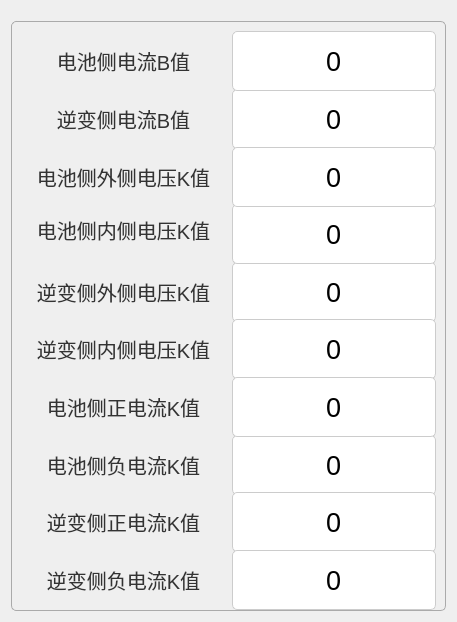
<?xml version="1.0" encoding="UTF-8"?>
<ui version="4.0">
 <class>TFormCali</class>
 <widget class="QWidget" name="TFormCali">
  <property name="geometry">
   <rect>
    <x>0</x>
    <y>0</y>
    <width>457</width>
    <height>622</height>
   </rect>
  </property>
  <property name="windowTitle">
   <string>Form</string>
  </property>
  <layout class="QGridLayout" name="gridLayout_3">
   <item row="0" column="0">
    <widget class="QGroupBox" name="groupBox_2">
     <property name="minimumSize">
      <size>
       <width>0</width>
       <height>30</height>
      </size>
     </property>
     <property name="styleSheet">
      <string notr="true">/* QGroupBox 样式 */
QGroupBox {
    border: 1px solid #aaa;
    border-radius: 5px;
    margin-top: 10px;
}</string>
     </property>
     <property name="title">
      <string/>
     </property>
     <layout class="QGridLayout" name="gridLayout_2">
      <item row="4" column="0">
       <layout class="QHBoxLayout" name="horizontalLayout_11" stretch="1,1">
        <item>
         <widget class="QLabel" name="label_23">
          <property name="minimumSize">
           <size>
            <width>0</width>
            <height>60</height>
           </size>
          </property>
          <property name="font">
           <font>
            <family>Microsoft YaHei UI</family>
            <pointsize>-1</pointsize>
           </font>
          </property>
          <property name="styleSheet">
           <string notr="true">/* QLabel 样式 */
QLabel {
    padding: 2px;
    font-size: 20px;
    color: #333;
}</string>
          </property>
          <property name="text">
           <string>逆变侧外侧电压K值</string>
          </property>
          <property name="alignment">
           <set>Qt::AlignCenter</set>
          </property>
         </widget>
        </item>
        <item>
         <widget class="MyLineEdit" name="h17167">
          <property name="enabled">
           <bool>true</bool>
          </property>
          <property name="minimumSize">
           <size>
            <width>0</width>
            <height>60</height>
           </size>
          </property>
          <property name="font">
           <font>
            <pointsize>20</pointsize>
           </font>
          </property>
          <property name="styleSheet">
           <string notr="true">QLineEdit {
    padding: 3px;
    border: 1px solid #ccc;
    border-radius: 5px;
    background-color: white; /* 启用状态背景色为白色 */
    selection-background-color: darkgray;
}

QLineEdit:disabled {
    background-color: #e0e0e0; /* 禁用状态背景色为浅灰色 */
    border: 1px solid #aaa;    /* 禁用状态边框颜色 */
    color: #888;              /* 禁用状态字体颜色 */
}
</string>
          </property>
          <property name="text">
           <string>0</string>
          </property>
          <property name="alignment">
           <set>Qt::AlignCenter</set>
          </property>
          <property name="readOnly">
           <bool>true</bool>
          </property>
         </widget>
        </item>
       </layout>
      </item>
      <item row="1" column="0">
       <layout class="QHBoxLayout" name="horizontalLayout_12" stretch="1,1">
        <item>
         <widget class="QLabel" name="label_25">
          <property name="minimumSize">
           <size>
            <width>0</width>
            <height>60</height>
           </size>
          </property>
          <property name="font">
           <font>
            <family>Microsoft YaHei UI</family>
            <pointsize>-1</pointsize>
           </font>
          </property>
          <property name="styleSheet">
           <string notr="true">/* QLabel 样式 */
QLabel {
    padding: 2px;
    font-size: 20px;
    color: #333;
}</string>
          </property>
          <property name="text">
           <string>逆变侧电流B值</string>
          </property>
          <property name="alignment">
           <set>Qt::AlignCenter</set>
          </property>
         </widget>
        </item>
        <item>
         <widget class="MyLineEdit" name="h17174">
          <property name="enabled">
           <bool>true</bool>
          </property>
          <property name="minimumSize">
           <size>
            <width>0</width>
            <height>60</height>
           </size>
          </property>
          <property name="font">
           <font>
            <pointsize>20</pointsize>
           </font>
          </property>
          <property name="styleSheet">
           <string notr="true">QLineEdit {
    padding: 3px;
    border: 1px solid #ccc;
    border-radius: 5px;
    background-color: white; /* 启用状态背景色为白色 */
    selection-background-color: darkgray;
}

QLineEdit:disabled {
    background-color: #e0e0e0; /* 禁用状态背景色为浅灰色 */
    border: 1px solid #aaa;    /* 禁用状态边框颜色 */
    color: #888;              /* 禁用状态字体颜色 */
}
</string>
          </property>
          <property name="text">
           <string>0</string>
          </property>
          <property name="alignment">
           <set>Qt::AlignCenter</set>
          </property>
          <property name="readOnly">
           <bool>true</bool>
          </property>
         </widget>
        </item>
       </layout>
      </item>
      <item row="3" column="0">
       <layout class="QHBoxLayout" name="horizontalLayout_13" stretch="1,1">
        <item>
         <widget class="QLabel" name="label_27">
          <property name="minimumSize">
           <size>
            <width>0</width>
            <height>40</height>
           </size>
          </property>
          <property name="font">
           <font>
            <family>Microsoft YaHei UI</family>
            <pointsize>-1</pointsize>
           </font>
          </property>
          <property name="styleSheet">
           <string notr="true">/* QLabel 样式 */
QLabel {
    padding: 2px;
    font-size: 20px;
    color: #333;
}</string>
          </property>
          <property name="text">
           <string>电池侧内侧电压K值</string>
          </property>
          <property name="alignment">
           <set>Qt::AlignCenter</set>
          </property>
         </widget>
        </item>
        <item>
         <widget class="MyLineEdit" name="h17166">
          <property name="enabled">
           <bool>true</bool>
          </property>
          <property name="minimumSize">
           <size>
            <width>0</width>
            <height>60</height>
           </size>
          </property>
          <property name="font">
           <font>
            <pointsize>20</pointsize>
           </font>
          </property>
          <property name="styleSheet">
           <string notr="true">QLineEdit {
    padding: 3px;
    border: 1px solid #ccc;
    border-radius: 5px;
    background-color: white; /* 启用状态背景色为白色 */
    selection-background-color: darkgray;
}

QLineEdit:disabled {
    background-color: #e0e0e0; /* 禁用状态背景色为浅灰色 */
    border: 1px solid #aaa;    /* 禁用状态边框颜色 */
    color: #888;              /* 禁用状态字体颜色 */
}
</string>
          </property>
          <property name="text">
           <string>0</string>
          </property>
          <property name="alignment">
           <set>Qt::AlignCenter</set>
          </property>
          <property name="readOnly">
           <bool>true</bool>
          </property>
         </widget>
        </item>
       </layout>
      </item>
      <item row="7" column="0">
       <layout class="QHBoxLayout" name="horizontalLayout_14" stretch="1,1">
        <item>
         <widget class="QLabel" name="label_29">
          <property name="minimumSize">
           <size>
            <width>0</width>
            <height>60</height>
           </size>
          </property>
          <property name="font">
           <font>
            <family>Microsoft YaHei UI</family>
            <pointsize>-1</pointsize>
           </font>
          </property>
          <property name="styleSheet">
           <string notr="true">/* QLabel 样式 */
QLabel {
    padding: 2px;
    font-size: 20px;
    color: #333;
}</string>
          </property>
          <property name="text">
           <string>电池侧负电流K值</string>
          </property>
          <property name="alignment">
           <set>Qt::AlignCenter</set>
          </property>
         </widget>
        </item>
        <item>
         <widget class="MyLineEdit" name="h17170">
          <property name="enabled">
           <bool>true</bool>
          </property>
          <property name="minimumSize">
           <size>
            <width>0</width>
            <height>60</height>
           </size>
          </property>
          <property name="font">
           <font>
            <pointsize>20</pointsize>
           </font>
          </property>
          <property name="styleSheet">
           <string notr="true">QLineEdit {
    padding: 3px;
    border: 1px solid #ccc;
    border-radius: 5px;
    background-color: white; /* 启用状态背景色为白色 */
    selection-background-color: darkgray;
}

QLineEdit:disabled {
    background-color: #e0e0e0; /* 禁用状态背景色为浅灰色 */
    border: 1px solid #aaa;    /* 禁用状态边框颜色 */
    color: #888;              /* 禁用状态字体颜色 */
}
</string>
          </property>
          <property name="text">
           <string>0</string>
          </property>
          <property name="alignment">
           <set>Qt::AlignCenter</set>
          </property>
          <property name="readOnly">
           <bool>true</bool>
          </property>
         </widget>
        </item>
       </layout>
      </item>
      <item row="2" column="0">
       <layout class="QHBoxLayout" name="horizontalLayout_15" stretch="1,1">
        <item>
         <widget class="QLabel" name="label_31">
          <property name="minimumSize">
           <size>
            <width>0</width>
            <height>60</height>
           </size>
          </property>
          <property name="font">
           <font>
            <family>Microsoft YaHei UI</family>
            <pointsize>-1</pointsize>
           </font>
          </property>
          <property name="styleSheet">
           <string notr="true">/* QLabel 样式 */
QLabel {
    padding: 2px;
    font-size: 20px;
    color: #333;
}</string>
          </property>
          <property name="text">
           <string>电池侧外侧电压K值</string>
          </property>
          <property name="alignment">
           <set>Qt::AlignCenter</set>
          </property>
         </widget>
        </item>
        <item>
         <widget class="MyLineEdit" name="h17165">
          <property name="enabled">
           <bool>true</bool>
          </property>
          <property name="minimumSize">
           <size>
            <width>0</width>
            <height>60</height>
           </size>
          </property>
          <property name="font">
           <font>
            <pointsize>20</pointsize>
           </font>
          </property>
          <property name="styleSheet">
           <string notr="true">QLineEdit {
    padding: 3px;
    border: 1px solid #ccc;
    border-radius: 5px;
    background-color: white; /* 启用状态背景色为白色 */
    selection-background-color: darkgray;
}

QLineEdit:disabled {
    background-color: #e0e0e0; /* 禁用状态背景色为浅灰色 */
    border: 1px solid #aaa;    /* 禁用状态边框颜色 */
    color: #888;              /* 禁用状态字体颜色 */
}
</string>
          </property>
          <property name="text">
           <string>0</string>
          </property>
          <property name="alignment">
           <set>Qt::AlignCenter</set>
          </property>
          <property name="readOnly">
           <bool>true</bool>
          </property>
         </widget>
        </item>
       </layout>
      </item>
      <item row="0" column="0">
       <layout class="QHBoxLayout" name="horizontalLayout_16" stretch="1,1">
        <item>
         <widget class="QLabel" name="label_33">
          <property name="minimumSize">
           <size>
            <width>0</width>
            <height>60</height>
           </size>
          </property>
          <property name="font">
           <font>
            <family>Microsoft YaHei UI</family>
            <pointsize>-1</pointsize>
           </font>
          </property>
          <property name="styleSheet">
           <string notr="true">/* QLabel 样式 */
QLabel {
    padding: 2px;
    font-size: 20px;
    color: #333;
}</string>
          </property>
          <property name="text">
           <string>电池侧电流B值</string>
          </property>
          <property name="alignment">
           <set>Qt::AlignCenter</set>
          </property>
         </widget>
        </item>
        <item>
         <widget class="MyLineEdit" name="h17173">
          <property name="enabled">
           <bool>true</bool>
          </property>
          <property name="minimumSize">
           <size>
            <width>0</width>
            <height>60</height>
           </size>
          </property>
          <property name="font">
           <font>
            <pointsize>20</pointsize>
           </font>
          </property>
          <property name="styleSheet">
           <string notr="true">QLineEdit {
    padding: 3px;
    border: 1px solid #ccc;
    border-radius: 5px;
    background-color: white; /* 启用状态背景色为白色 */
    selection-background-color: darkgray;
}

QLineEdit:disabled {
    background-color: #e0e0e0; /* 禁用状态背景色为浅灰色 */
    border: 1px solid #aaa;    /* 禁用状态边框颜色 */
    color: #888;              /* 禁用状态字体颜色 */
}
</string>
          </property>
          <property name="text">
           <string>0</string>
          </property>
          <property name="alignment">
           <set>Qt::AlignCenter</set>
          </property>
          <property name="readOnly">
           <bool>true</bool>
          </property>
         </widget>
        </item>
       </layout>
      </item>
      <item row="8" column="0">
       <layout class="QHBoxLayout" name="horizontalLayout_17" stretch="1,1">
        <item>
         <widget class="QLabel" name="label_35">
          <property name="minimumSize">
           <size>
            <width>0</width>
            <height>60</height>
           </size>
          </property>
          <property name="font">
           <font>
            <family>Microsoft YaHei UI</family>
            <pointsize>-1</pointsize>
           </font>
          </property>
          <property name="styleSheet">
           <string notr="true">/* QLabel 样式 */
QLabel {
    padding: 2px;
    font-size: 20px;
    color: #333;
}</string>
          </property>
          <property name="text">
           <string>逆变侧正电流K值</string>
          </property>
          <property name="alignment">
           <set>Qt::AlignCenter</set>
          </property>
         </widget>
        </item>
        <item>
         <widget class="MyLineEdit" name="h17171">
          <property name="enabled">
           <bool>true</bool>
          </property>
          <property name="minimumSize">
           <size>
            <width>0</width>
            <height>60</height>
           </size>
          </property>
          <property name="font">
           <font>
            <pointsize>20</pointsize>
           </font>
          </property>
          <property name="styleSheet">
           <string notr="true">QLineEdit {
    padding: 3px;
    border: 1px solid #ccc;
    border-radius: 5px;
    background-color: white; /* 启用状态背景色为白色 */
    selection-background-color: darkgray;
}

QLineEdit:disabled {
    background-color: #e0e0e0; /* 禁用状态背景色为浅灰色 */
    border: 1px solid #aaa;    /* 禁用状态边框颜色 */
    color: #888;              /* 禁用状态字体颜色 */
}
</string>
          </property>
          <property name="text">
           <string>0</string>
          </property>
          <property name="alignment">
           <set>Qt::AlignCenter</set>
          </property>
          <property name="readOnly">
           <bool>true</bool>
          </property>
         </widget>
        </item>
       </layout>
      </item>
      <item row="5" column="0">
       <layout class="QHBoxLayout" name="horizontalLayout_18" stretch="1,1">
        <item>
         <widget class="QLabel" name="label_37">
          <property name="minimumSize">
           <size>
            <width>0</width>
            <height>60</height>
           </size>
          </property>
          <property name="font">
           <font>
            <family>Microsoft YaHei UI</family>
            <pointsize>-1</pointsize>
           </font>
          </property>
          <property name="styleSheet">
           <string notr="true">/* QLabel 样式 */
QLabel {
    padding: 2px;
    font-size: 20px;
    color: #333;
}</string>
          </property>
          <property name="text">
           <string>逆变侧内侧电压K值</string>
          </property>
          <property name="alignment">
           <set>Qt::AlignCenter</set>
          </property>
         </widget>
        </item>
        <item>
         <widget class="MyLineEdit" name="h17168">
          <property name="enabled">
           <bool>true</bool>
          </property>
          <property name="minimumSize">
           <size>
            <width>0</width>
            <height>60</height>
           </size>
          </property>
          <property name="font">
           <font>
            <pointsize>20</pointsize>
           </font>
          </property>
          <property name="styleSheet">
           <string notr="true">QLineEdit {
    padding: 3px;
    border: 1px solid #ccc;
    border-radius: 5px;
    background-color: white; /* 启用状态背景色为白色 */
    selection-background-color: darkgray;
}

QLineEdit:disabled {
    background-color: #e0e0e0; /* 禁用状态背景色为浅灰色 */
    border: 1px solid #aaa;    /* 禁用状态边框颜色 */
    color: #888;              /* 禁用状态字体颜色 */
}
</string>
          </property>
          <property name="text">
           <string>0</string>
          </property>
          <property name="alignment">
           <set>Qt::AlignCenter</set>
          </property>
          <property name="readOnly">
           <bool>true</bool>
          </property>
         </widget>
        </item>
       </layout>
      </item>
      <item row="9" column="0">
       <layout class="QHBoxLayout" name="horizontalLayout_19" stretch="1,1">
        <item>
         <widget class="QLabel" name="label_39">
          <property name="minimumSize">
           <size>
            <width>0</width>
            <height>60</height>
           </size>
          </property>
          <property name="font">
           <font>
            <family>Microsoft YaHei UI</family>
            <pointsize>-1</pointsize>
           </font>
          </property>
          <property name="styleSheet">
           <string notr="true">/* QLabel 样式 */
QLabel {
    padding: 2px;
    font-size: 20px;
    color: #333;
}</string>
          </property>
          <property name="text">
           <string>逆变侧负电流K值</string>
          </property>
          <property name="alignment">
           <set>Qt::AlignCenter</set>
          </property>
         </widget>
        </item>
        <item>
         <widget class="MyLineEdit" name="h17172">
          <property name="enabled">
           <bool>true</bool>
          </property>
          <property name="minimumSize">
           <size>
            <width>0</width>
            <height>60</height>
           </size>
          </property>
          <property name="font">
           <font>
            <pointsize>20</pointsize>
           </font>
          </property>
          <property name="styleSheet">
           <string notr="true">QLineEdit {
    padding: 3px;
    border: 1px solid #ccc;
    border-radius: 5px;
    background-color: white; /* 启用状态背景色为白色 */
    selection-background-color: darkgray;
}

QLineEdit:disabled {
    background-color: #e0e0e0; /* 禁用状态背景色为浅灰色 */
    border: 1px solid #aaa;    /* 禁用状态边框颜色 */
    color: #888;              /* 禁用状态字体颜色 */
}
</string>
          </property>
          <property name="text">
           <string>0</string>
          </property>
          <property name="alignment">
           <set>Qt::AlignCenter</set>
          </property>
          <property name="readOnly">
           <bool>true</bool>
          </property>
         </widget>
        </item>
       </layout>
      </item>
      <item row="6" column="0">
       <layout class="QHBoxLayout" name="horizontalLayout_20" stretch="1,1">
        <item>
         <widget class="QLabel" name="label_41">
          <property name="minimumSize">
           <size>
            <width>0</width>
            <height>60</height>
           </size>
          </property>
          <property name="font">
           <font>
            <family>Microsoft YaHei UI</family>
            <pointsize>-1</pointsize>
           </font>
          </property>
          <property name="styleSheet">
           <string notr="true">/* QLabel 样式 */
QLabel {
    padding: 2px;
    font-size: 20px;
    color: #333;
}</string>
          </property>
          <property name="text">
           <string>电池侧正电流K值</string>
          </property>
          <property name="alignment">
           <set>Qt::AlignCenter</set>
          </property>
         </widget>
        </item>
        <item>
         <widget class="MyLineEdit" name="h17169">
          <property name="enabled">
           <bool>true</bool>
          </property>
          <property name="minimumSize">
           <size>
            <width>0</width>
            <height>60</height>
           </size>
          </property>
          <property name="font">
           <font>
            <pointsize>20</pointsize>
           </font>
          </property>
          <property name="styleSheet">
           <string notr="true">QLineEdit {
    padding: 3px;
    border: 1px solid #ccc;
    border-radius: 5px;
    background-color: white; /* 启用状态背景色为白色 */
    selection-background-color: darkgray;
}

QLineEdit:disabled {
    background-color: #e0e0e0; /* 禁用状态背景色为浅灰色 */
    border: 1px solid #aaa;    /* 禁用状态边框颜色 */
    color: #888;              /* 禁用状态字体颜色 */
}
</string>
          </property>
          <property name="text">
           <string>0</string>
          </property>
          <property name="alignment">
           <set>Qt::AlignCenter</set>
          </property>
          <property name="readOnly">
           <bool>true</bool>
          </property>
         </widget>
        </item>
       </layout>
      </item>
     </layout>
    </widget>
   </item>
  </layout>
 </widget>
 <customwidgets>
  <customwidget>
   <class>MyLineEdit</class>
   <extends>QLineEdit</extends>
   <header>mylineedit.h</header>
  </customwidget>
 </customwidgets>
 <resources/>
 <connections/>
</ui>
